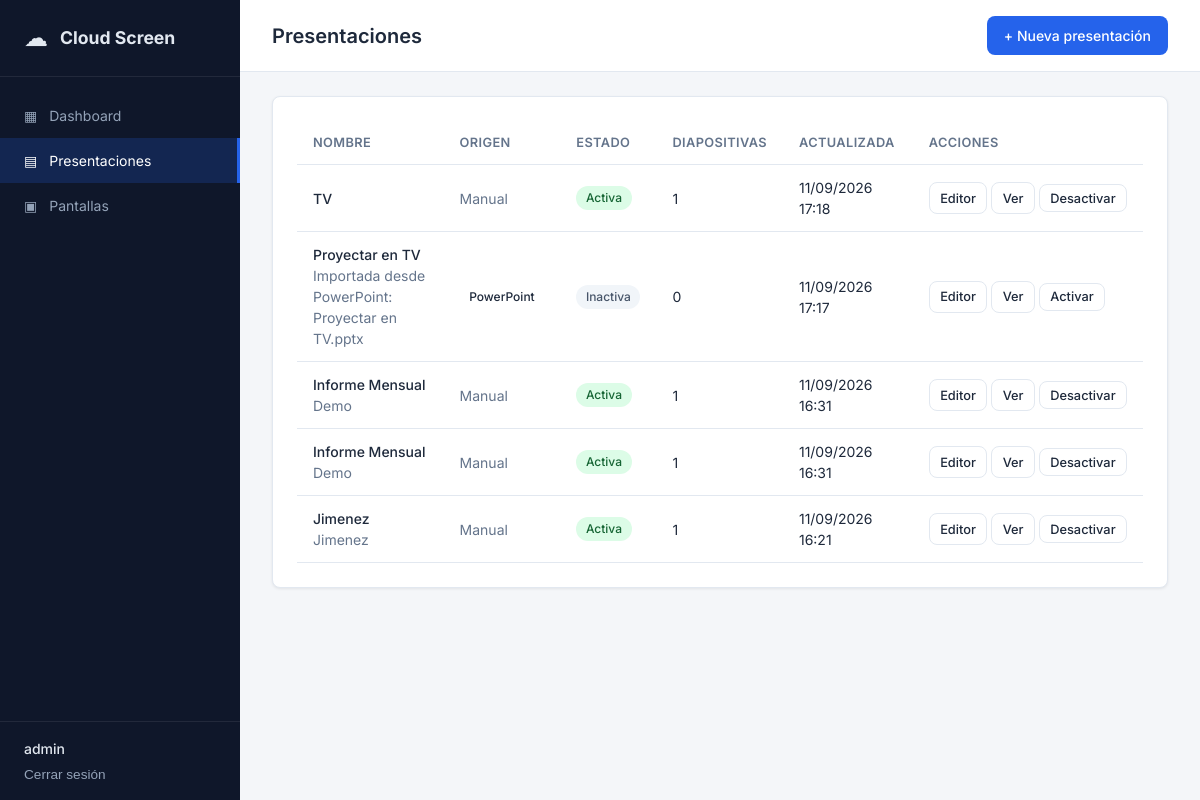
Page /presentations/ (signed in) on the committed database.
### app/presentations/models.py (models this page shows, shortened)
class Presentation(models.Model):
    class Status(models.TextChoices):
        ACTIVE = "active", "Activa"
        INACTIVE = "inactive", "Inactiva"
    class SourceType(models.TextChoices):
        MANUAL = "manual", "Manual"
        POWERPOINT = "powerpoint", "PowerPoint"
    name = models.CharField("Nombre", max_length=200)
    description = models.TextField("Descripción", blank=True)
    status = models.CharField(
        max_length=20,
        choices=Status.choices,
        default=Status.ACTIVE,
    )
    token = models.CharField(max_length=64, unique=True, default=generate_presentation_token, editable=False)
    source_type = models.CharField(
        max_length=20,
        choices=SourceType.choices,
        default=SourceType.MANUAL,
    )
    created_by = models.ForeignKey(
        settings.AUTH_USER_MODEL,
        on_delete=models.SET_NULL,
        null=True,
        blank=True,
        related_name="presentations",
    )
    created_at = models.DateTimeField(auto_now_add=True)
    updated_at = models.DateTimeField(auto_now=True)
    class Meta:
        ordering = ["-updated_at"]
        verbose_name = "Presentación"
        verbose_name_plural = "Presentaciones"
    @property
    def is_active(self):
        return self.status == self.Status.ACTIVE
    @property
    def is_powerpoint_import(self):
        return self.source_type == self.SourceType.POWERPOINT

### app/presentations/views.py (the view)
# urls.py: path("", views.presentation_list, name="list"),
@login_required
def presentation_list(request):
    presentations = Presentation.objects.all()
    return render(request, "presentations/list.html", {"presentations": presentations})

### templates/presentations/list.html (shortened to what this page needs)
{% extends "base.html" %}
{% block page_title %}Presentaciones{% endblock %}
{% block topbar_actions %}
<a href="{% url 'presentations:create' %}" class="btn btn-primary">+ Nueva presentación</a>
{% endblock %}
{% block content %}
<div class="card">
    <div class="card-body">
        {% if presentations %}
        <div class="table-responsive">
            <table class="table">
                <thead>
                    <tr>
                        <th>Nombre</th>
                        <th>Origen</th>
                        <th>Estado</th>
                        <th>Diapositivas</th>
                        <th>Actualizada</th>
                        <th>Acciones</th>
                    </tr>
                </thead>
                <tbody>
                    {% for p in presentations %}
                    <tr>
                        <td>
                            <a href="{% url 'presentations:editor' p.pk %}" class="table-link">{{ p.name }}</a>
                            {% if p.description %}<div class="text-muted">{{ p.description|truncatechars:50 }}</div>{% endif %}
                        </td>
                        <td>
                            {% if p.is_powerpoint_import %}
                            <span class="badge badge-powerpoint">PowerPoint</span>
                            {% else %}
                            <span class="text-muted">Manual</span>
                            {% endif %}
                        </td>
                        <td><span class="badge badge-{{ p.status }}">{{ p.get_status_display }}</span></td>
                        <td>{{ p.slides.count }}</td>
                        <td>{{ p.updated_at|date:"d/m/Y H:i" }}</td>
                        <td class="actions-cell">
                            <a href="{% url 'presentations:editor' p.pk %}" class="btn btn-sm btn-outline">Editor</a>
                            <a href="{% url 'presentations:detail' p.pk %}" class="btn btn-sm btn-outline">Ver</a>
                            <form method="post" action="{% url 'presentations:toggle' p.pk %}" class="inline-form">
                                <button type="submit" class="btn btn-sm btn-outline">
                                    {% if p.is_active %}Desactivar{% else %}Activar{% endif %}
                                </button>
                            </form>
                        </td>
                    </tr>
                    {% endfor %}
                </tbody>
            </table>
        </div>
        {% else %}
        <div class="empty-state-large">
            <p>No hay presentaciones creadas.</p>
            <a href="{% url 'presentations:create' %}" class="btn btn-primary">Crear presentación</a>
        </div>
        {% endif %}
    </div>
</div>
{% endblock %}

### templates/base.html (shortened to what this page needs)
{% load static %}
<!DOCTYPE html>
<html lang="es">
<head>
    <link rel="stylesheet" href="{% static 'css/main.css' %}">
</head>
<body class="{% block body_class %}{% endblock %}">
    {% if user.is_authenticated %}
    <div class="app-layout">
        <aside class="sidebar">
            <div class="sidebar-brand">
                <span class="brand-icon">☁</span>
                <span class="brand-text">Cloud Screen</span>
            </div>
            <nav class="sidebar-nav">
                <a href="{% url 'core:dashboard' %}" class="nav-link {% if request.resolver_match.url_name == 'dashboard' %}active{% endif %}">
                    <span class="nav-icon">▦</span> Dashboard
                </a>
                <a href="{% url 'presentations:list' %}" class="nav-link {% if 'presentations' in request.path and '/p/' not in request.path %}active{% endif %}">
                    <span class="nav-icon">▤</span> Presentaciones
                </a>
                <a href="{% url 'screens:list' %}" class="nav-link {% if 'screens' in request.path %}active{% endif %}">
                    <span class="nav-icon">▣</span> Pantallas
                </a>
            </nav>
            <div class="sidebar-footer">
                <div class="user-info">
                    <span class="user-name">{{ user.username }}</span>
                    <form method="post" action="{% url 'accounts:logout' %}">
                        <button type="submit" class="btn-link">Cerrar sesión</button>
                    </form>
                </div>
            </div>
        </aside>
        <div class="main-wrapper">
            <header class="topbar">
                <h1 class="page-title">{% block page_title %}Dashboard{% endblock %}</h1>
                <div class="topbar-actions">{% block topbar_actions %}{% endblock %}</div>
            </header>
            <main class="main-content">
                {% block content %}{% endblock %}
            </main>
        </div>
    </div>
    {% else %}
    {% block auth_content %}{% endblock %}
    {% endif %}
</body>
</html>

### static/css/main.css (style rules this page uses)
:root { --color-bg: #f4f6f9; --color-surface: #ffffff; --color-border: #e2e8f0; --color-text: #1e293b; --color-text-muted: #64748b; --color-primary: #2563eb; --color-primary-hover: #1d4ed8; --color-success: #16a34a; --color-warning: #d97706; --color-danger: #dc2626; --sidebar-width: 240px; --radius: 8px; --shadow: 0 1px 3px rgba(0,0,0,.08); }
* { box-sizing: border-box; margin: 0; padding: 0; }
body { font-family: 'Inter', -apple-system, BlinkMacSystemFont, sans-serif; background: var(--color-bg); color: var(--color-text); line-height: 1.5; font-size: 14px; }
a { color: var(--color-primary); text-decoration: none; }
.app-layout { display: flex; min-height: 100vh; }
.sidebar { width: var(--sidebar-width); background: #0f172a; color: #e2e8f0; display: flex; flex-direction: column; position: fixed; top: 0; left: 0; bottom: 0; z-index: 100; }
.sidebar-brand { padding: 1.25rem 1.5rem; display: flex; align-items: center; gap: .75rem; border-bottom: 1px solid rgba(255,255,255,.08); }
.brand-icon { font-size: 1.5rem; }
.brand-text { font-weight: 700; font-size: 1.1rem; }
.sidebar-nav { flex: 1; padding: 1rem 0; }
.nav-link { display: flex; align-items: center; gap: .75rem; padding: .75rem 1.5rem; color: #94a3b8; text-decoration: none; transition: all .15s; }
.nav-link.active { background: rgba(37,99,235,.2); color: #fff; border-right: 3px solid var(--color-primary); }
.sidebar-footer { padding: 1rem 1.5rem; border-top: 1px solid rgba(255,255,255,.08); }
.user-name { display: block; font-weight: 500; margin-bottom: .25rem; }
.btn-link { background: none; border: none; color: #94a3b8; cursor: pointer; font-size: .85rem; padding: 0; }
.main-wrapper { margin-left: var(--sidebar-width); flex: 1; display: flex; flex-direction: column; min-height: 100vh; }
.topbar { background: var(--color-surface); border-bottom: 1px solid var(--color-border); padding: 1rem 2rem; display: flex; align-items: center; justify-content: space-between; position: sticky; top: 0; z-index: 50; }
.page-title { font-size: 1.25rem; font-weight: 600; }
.main-content { padding: 1.5rem 2rem; flex: 1; }
.card { background: var(--color-surface); border: 1px solid var(--color-border); border-radius: var(--radius); box-shadow: var(--shadow); margin-bottom: 1.5rem; }
.card-body { padding: 1.5rem; }
.badge { display: inline-block; padding: .2rem .6rem; border-radius: 999px; font-size: .75rem; font-weight: 500; }
.badge-active { background: #dcfce7; color: #166534; }
.badge-inactive { background: #f1f5f9; color: #475569; }
.btn { display: inline-flex; align-items: center; justify-content: center; padding: .5rem 1rem; border-radius: var(--radius); font-size: .875rem; font-weight: 500; border: 1px solid transparent; cursor: pointer; text-decoration: none; transition: all .15s; font-family: inherit; }
.btn-primary { background: var(--color-primary); color: #fff; }
.btn-outline { background: #fff; border-color: var(--color-border); color: var(--color-text); }
.btn-sm { padding: .35rem .65rem; font-size: .8rem; }
.inline-form { display: inline; }
.table-responsive { overflow-x: auto; }
.table { width: 100%; border-collapse: collapse; }
.table th, .table td { padding: .75rem 1rem; text-align: left; border-bottom: 1px solid var(--color-border); }
.table th { font-weight: 600; color: var(--color-text-muted); font-size: .8rem; text-transform: uppercase; letter-spacing: .03em; }
.table-link { font-weight: 500; color: var(--color-text); }
.actions-cell { white-space: nowrap; }
.text-muted { color: var(--color-text-muted); }

### rows in the picture
Presentation: name "TV", source_type "Manual", status "Activa", slides.count "1", updated_at "11/09/2026 17:18", shows "Desactivar"
Presentation: name "Proyectar en TV", description "Importada desde PowerPoint: Proyectar en TV.pptx", source_type "PowerPoint", status "Inactiva", slides.count "0", updated_at "11/09/2026 17:17", shows "Activar"
Presentation: name "Informe Mensual", description "Demo", source_type "Manual", status "Activa", slides.count "1", updated_at "11/09/2026 16:31", shows "Desactivar"
Presentation: name "Informe Mensual", description "Demo", source_type "Manual", status "Activa", slides.count "1", updated_at "11/09/2026 16:31", shows "Desactivar"
Presentation: name "Jimenez", description "Jimenez", source_type "Manual", status "Activa", slides.count "1", updated_at "11/09/2026 16:21", shows "Desactivar"

### other values in the picture
{{ user.username }} "admin"
